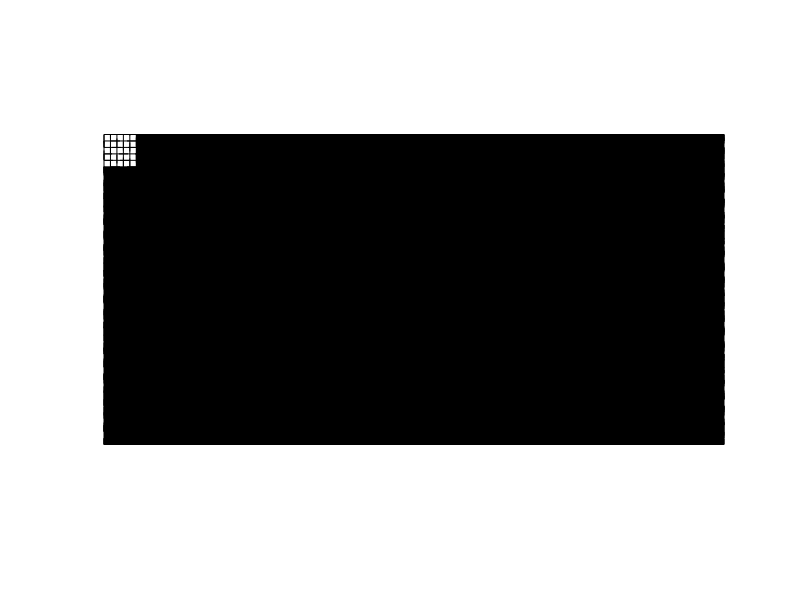

Write the MATLAB code that produced this figure.
clear all
clc
width=0;
width = input(sprintf('width:',width));
height=0;
height = input(sprintf('height:',height));
Y=ones(height,width);
limit=0;
limit = input(sprintf('how many black cells??',limit));
for blackcells=0:1:limit
    Y(floor((rand(1)*100)+1),floor((rand(1)*100)+1))=0;
end
imshow(Y,'InitialMagnification','fit')


%Taken from this website:
%http://blogs.mathworks.com/steve/2011/02/17/pixel-grid/
h = findobj(gcf,'type','image');
xdata = get(h, 'XData');
ydata = get(h, 'YData');
M = size(get(h,'CData'), 1);
N = size(get(h,'CData'), 2);
if M > 1
    pixel_height = diff(ydata) / (M-1);
else
    % Special case. Assume unit height.
    pixel_height = 1;
end

if N > 1
    pixel_width = diff(xdata) / (N-1);
else
    % Special case. Assume unit width.
    pixel_width = 1;
end

y_top = ydata(1) - (pixel_height/2);
y_bottom = ydata(2) + (pixel_height/2);
y = linspace(y_top, y_bottom, M+1);
x_left = xdata(1) - (pixel_width/2);
x_right = xdata(2) + (pixel_width/2);
x = linspace(x_left, x_right, N+1);
imshow(Y, 'InitialMagnification', 'fit')
hold on
plot([x(3) x(3)], [y(1) y(end)], 'r', 'LineWidth', 2)
hold off
xv = zeros(1, 2*numel(x));
xv(1:2:end) = x;
xv(2:2:end) = x;

yv = repmat([y(1) ; y(end)], 1, numel(x));
yv(:,2:2:end) = flipud(yv(:,2:2:end));

xv = xv(:);
yv = yv(:);

imshow(Y, 'InitialMagnification', 'fit')
hold on
plot(xv, yv, 'r', 'LineWidth', 2, 'Clipping', 'off')
hold off
title('Vertical pixel edges')
yh = zeros(1, 2*numel(y));
yh(1:2:end) = y;
yh(2:2:end) = y;

xh = repmat([x(1) ; x(end)], 1, numel(y));
xh(:,2:2:end) = flipud(xh(:,2:2:end));

xh = xh(:);
yh = yh(:);

imshow(Y, 'InitialMagnification', 'fit')
hold on
plot(xh, yh, 'r', 'LineWidth', 2, 'Clipping', 'off')
hold off
title('Horizontal pixel edges')
h = imshow(Y, 'InitialMagnification', 'fit');
ax = ancestor(h, 'axes');
line('Parent', ax, 'XData', xh, 'YData', yh, ...
    'Color', 'r', 'LineWidth', 2, 'Clipping', 'off');
line('Parent', ax, 'XData', xv, 'YData', yv, ...
    'Color', 'r', 'LineWidth', 2, 'Clipping', 'off');
title('All pixel edges')
dark = [0 0 0];
light = [0 0 0];
h = imshow(Y, 'InitialMagnification', 'fit');
ax = ancestor(h, 'axes');
line('Parent', ax, 'XData', xh, 'YData', yh, ...
    'Color', dark, 'LineStyle', '-', 'Clipping', 'off');
line('Parent', ax, 'XData', xh, 'YData', yh, ...
    'Color', light, 'LineStyle', '--', 'Clipping', 'off');
line('Parent', ax, 'XData', xv, 'YData', yv, ...
    'Color', dark, 'LineStyle', '-', 'Clipping', 'off');
line('Parent', ax, 'XData', xv, 'YData', yv, ...
    'Color', light, 'LineStyle', '--', 'Clipping', 'off');